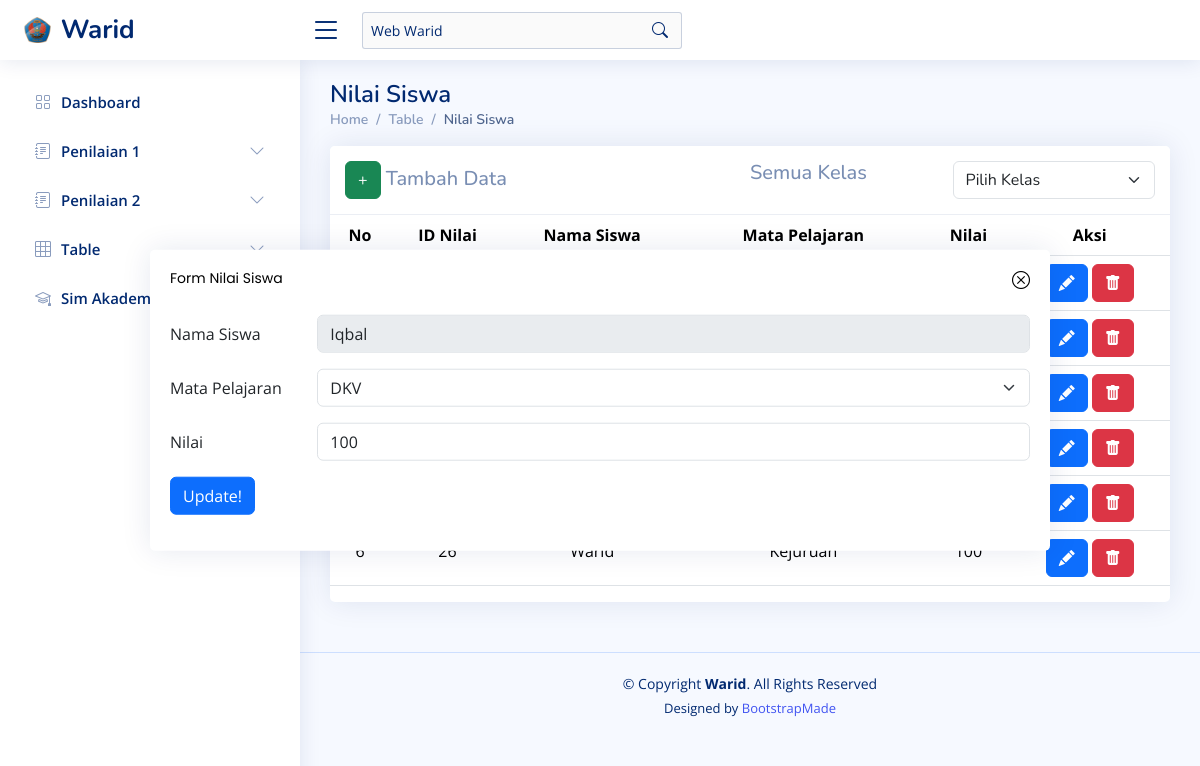
Screenshot of /?page=nilai_siswa&alert=EditData&id_nilai_siswa=10 with the database file from the repository.
### tables this page shows
CREATE TABLE `nilai_siswa` (
  `id_nilai_siswa` int(10) NOT NULL,
  `id_siswa` int(10) NOT NULL,
  `mata_pelajaran` varchar(255) NOT NULL,
  `nilai` int(10) NOT NULL
);

CREATE TABLE `siswa` (
  `id_siswa` int(11) NOT NULL,
  `nama_siswa` varchar(255) NOT NULL,
  `kelas` varchar(10) NOT NULL
);

### assets/components/sim_akademik_warid/list_mapel.php (called while the page is built)
<?php
$list_mapel = array (
  0 =>
  array (
    'id_mapel' => 1,
    'mata_pelajaran' => 'DKV',
  ),
  1 =>
  array (
    'id_mapel' => 2,
    'mata_pelajaran' => 'Pemrograman Web',
  ),
  2 =>
  array (
    'id_mapel' => 3,
    'mata_pelajaran' => 'Kejuruan',
  ),
);

### assets/components/sim_akademik_warid/nilai_siswa.php (the view, shortened to what this page needs)
<?php
$pageName = 'nilai_siswa';
?>
<main id="main" class="main">
    <div class="pagetitle">
        <h1>Nilai Siswa</h1>
        <nav>
            <ol class="breadcrumb">
                <li class="breadcrumb-item"><a href="?page=dashboard">Home</a></li>
                <li class="breadcrumb-item">Table</li>
                <li class="breadcrumb-item active">Nilai Siswa</li>
            </ol>
        </nav>
    </div>
    <?php
    if (isset($_POST['kelas_siswa'])) {
        $kelas_siswa = $_POST['kelas_siswa'];
        if ($kelas_siswa == "Semua Kelas") {
            $kelas_query = "";
            $kelas_query_join = " ";
        } else {
            $kelas_query = "WHERE kelas ='$kelas_siswa'";
            $kelas_query_join = "WHERE siswa.kelas ='$kelas_siswa'";
        }
    } else {
        $kelas_siswa = "Semua Kelas";
        $kelas_query_join = " ";
    }
    ?>
    <section class="section">
        <div class="row">
            <div class="col-lg-12">
                <div class="card">
                    <h5 class="card-header d-flex"">
                        <span class=" col-sm-6"><a href="?page=<?php echo $pageName ?>&alert=add_data&kelas_siswa=<?php echo $kelas_siswa; ?>" class="btn btn-success">+</a> Tambah Data</span>
                        <span class="col-sm-3"><?php echo $kelas_siswa; ?></span>
                        <form class="col-sm-3" action="?page=<?php echo $pageName ?>" method="post">
                            <select class="form-select" name="kelas_siswa" id="kelas_siswa" onchange="this.form.submit()">
                                <option value="Belum Memilih">Pilih Kelas</option>
                            </select>
                        </form>
                    </h5>
                    <div class="table-responsive text-nowrap">
                        <table class="table" style="text-align:center">
                            <thead>
                                <tr>
                                    <th>No</th>
                                    <th>ID Nilai</th>
                                    <th>Nama Siswa</th>
                                    <th>Mata Pelajaran</th>
                                    <th>Nilai</th>
                                    <th>Aksi</th>
                                </tr>
                            </thead>
                            <tbody class="table-border-bottom-0">
                                <?php
                                $no = 1;
                                $result = mysqli_query($koneksi1, "SELECT nilai_siswa.id_nilai_siswa, siswa.nama_siswa, nilai_siswa.mata_pelajaran,nilai_siswa.nilai FROM nilai_siswa INNER JOIN siswa ON nilai_siswa.id_siswa = siswa.id_siswa $kelas_query_join ORDER BY nilai_siswa.id_nilai_siswa");
                                while ($data = mysqli_fetch_assoc($result)) {
                                ?>
                                    <tr>
                                        <td><?php echo $no++; ?></td>
                                        <td><?php echo $data['id_nilai_siswa']; ?></td>
                                        <td><?php echo $data['nama_siswa']; ?></td>
                                        <td><?php echo $data['mata_pelajaran']; ?></td>
                                        <td><?php echo $data['nilai']; ?></td>
                                        <td>
                                            <a href="?page=<?php echo $pageName ?>&alert=EditData&id_nilai_siswa=<?php echo $data['id_nilai_siswa']; ?>" class="btn btn-primary"><i class="bi bi-pencil-fill" style="color: white;"></i></a>
                                            <a href="?page=<?php echo $pageName ?>&alert=ConfirmationDeleteSim&pageName=<?php echo $pageName ?>&id=<?php echo $data['id_nilai_siswa']; ?>" class="btn btn-danger"><i class="bi bi-trash-fill" style="color: white;"></i></a>
                                        </td>
                                    </tr><?php } ?>
                            </tbody>
                        </table>
                    </div>
                </div>
            </div>
        </div>
        <?php
        if (isset($_GET['alert'])) {
            if ($_GET['alert'] == 'EditData') {
                if (isset($_GET['id_nilai_siswa'])) {
                    $id_nilai_siswa = $_GET['id_nilai_siswa'];
                    $edit_result = mysqli_query($koneksi1, "SELECT nilai_siswa.*, siswa.nama_siswa, siswa.kelas FROM nilai_siswa INNER JOIN siswa ON nilai_siswa.id_siswa = siswa.id_siswa WHERE nilai_siswa.id_nilai_siswa = '$id_nilai_siswa'");
                    if (mysqli_num_rows($edit_result) > 0) {
                        $d_table = mysqli_fetch_assoc($edit_result);
                        $mata_pelajaran_siswa = $d_table['mata_pelajaran'];
        ?>
                        <div class="card" style="position:fixed; top: 50%; transform:translate(-50%, -50%); left:50%; z-index: 1000; width: 75vw">
                            <div class="card-body">
                                <h5 class="card-title d-flex justify-content-between"><span style="color: black;">Form Nilai Siswa</span> <a href="?page=<?php echo $pageName; ?>" style="color: black; text-decoration:none;"><i class="bi bi-x-circle"></i></a></h5>
                                <form action="?page=update_sim&pageName=<?php echo $pageName ?>" method="POST">
                                    <div class="row mb-3">
                                        <label for="inputText" class="col-sm-2 col-form-label">Nama Siswa</label>
                                        <div class="col-sm-10">
                                            <input type="text" class="form-control" name="nama_siswa" value="<?php echo $d_table['nama_siswa']; ?>" disabled>
                                        </div>
                                    </div>
                                    <div class="row mb-3">
                                        <label class="col-sm-2 col-form-label">Mata Pelajaran</label>
                                        <div class="col-sm-10">
                                            <select class="form-select" name="mata_pelajaran" aria-label="Default select example">
                                                <?php
                                                    foreach ($list_mapel as $mapel) {
                                                ?>
                                                    <option value="<?php echo $mapel['mata_pelajaran']; ?>" <?php echo ($mapel['mata_pelajaran'] == $mata_pelajaran_siswa) ? 'selected="selected"' : ''; ?>>
                                                        <?php echo $mapel['mata_pelajaran']; ?>
                                                    </option>
                                                <?php
                                                    }
                                                ?>
                                            </select>
                                        </div>
                                    </div>
                                    <div class="row mb-3">
                                        <label for="inputText" class="col-sm-2 col-form-label">Nilai</label>
                                        <div class="col-sm-10">
                                            <input type="number" class="form-control" name="nilai" min="0" max="100" required value="<?php echo $d_table['nilai'] ?>">
                                        </div>
                                    </div>
                                    <div class="row mb-3">
                                        <div class="col-sm-10">
                                            <button type="submit" name="update" value="update" class="btn btn-primary">Update!</button>
                                        </div>
                                    </div>
                                </form>
                            </div>
                        </div>
        <?php
                    }
                }
            }
        }
        ?>
    </section>
</main>

### assets/css/style.css (style rules this page uses)
:root { scroll-behavior: smooth; }
body { font-family: "Open Sans", sans-serif; background: #f6f9ff; color: #444444; }
a { color: #4154f1; text-decoration: none; }
h1, h2, h3, h4, h5, h6 { font-family: "Nunito", sans-serif; }
#main { margin-top: 60px; padding: 20px 30px; transition: all 0.3s; }
.pagetitle { margin-bottom: 10px; }
.pagetitle h1 { font-size: 24px; margin-bottom: 0; font-weight: 600; color: #012970; }
.card { margin-bottom: 30px; border: none; border-radius: 5px; box-shadow: 0px 0 30px rgba(1, 41, 112, 0.1); }
.card-header, .card-footer { border-color: #ebeef4; background-color: #fff; color: #798eb3; padding: 15px; }
.card-title { padding: 20px 0 15px 0; font-size: 18px; font-weight: 500; color: #012970; font-family: "Poppins", sans-serif; }
.card-title span { color: #899bbd; font-size: 14px; font-weight: 400; }
.card-body { padding: 0 20px 20px 20px; }
.breadcrumb { font-size: 14px; font-family: "Nunito", sans-serif; color: #899bbd; font-weight: 600; }
.breadcrumb a { color: #899bbd; transition: 0.3s; }
.breadcrumb .breadcrumb-item::before { color: #899bbd; }
.breadcrumb .active { color: #51678f; font-weight: 600; }
@media (min-width: 1200px) { #main, #footer { margin-left: 300px; } }

### rows the page displays
nilai_siswa: nama_siswa "Iqbal", mata_pelajaran "DKV", nilai "100"
nilai_siswa: id_nilai_siswa "26", id_siswa.nama_siswa "Warid", mata_pelajaran "Kejuruan", nilai "100"

### other values shown
$kelas_siswa "Semua Kelas"
